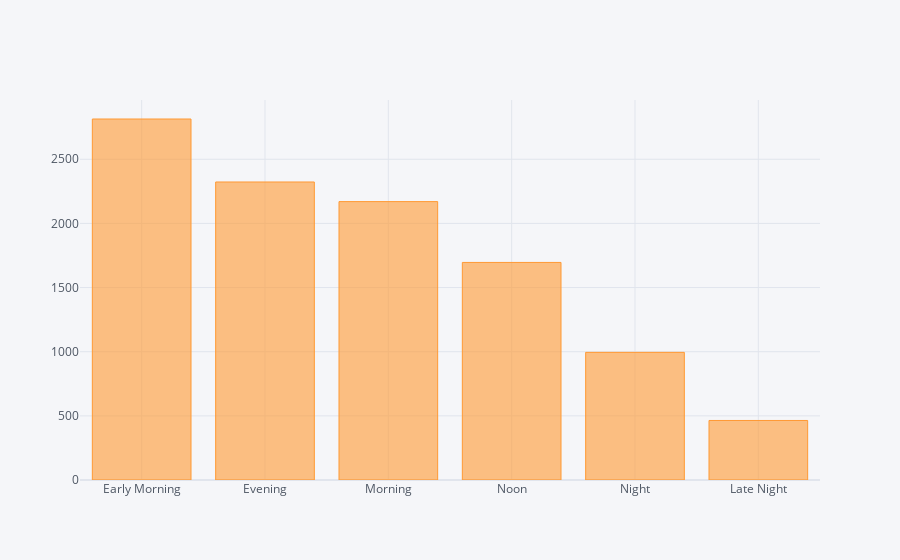

This figure's notebook cell:
### Code cell
data['Dep_Time_hour'].apply(flight_dep_time).value_counts().iplot(kind='bar')

### Figure 1 — Plotly figure (JSON) as saved in the notebook; plotly's stock layout.template omitted (floating-point values rounded to 4 significant figures)
{"data": [{"marker": {"color": "rgba(255, 153, 51, 0.6)", "line": {"color": "rgba(255, 153, 51, 1.0)", "width": 1}}, "name": "count", "orientation": "v", "text": "", "type": "bar", "x": ["Early Morning", "Evening", "Morning", "Noon", "Night", "Late Night"], "y": [2814, 2323, 2170, 1696, 995, 464]}], "layout": {"legend": {"bgcolor": "#F5F6F9", "font": {"color": "#4D5663"}}, "paper_bgcolor": "#F5F6F9", "plot_bgcolor": "#F5F6F9", "title": {"font": {"color": "#4D5663"}}, "xaxis": {"gridcolor": "#E1E5ED", "showgrid": true, "tickfont": {"color": "#4D5663"}, "title": {"font": {"color": "#4D5663"}, "text": ""}, "zerolinecolor": "#E1E5ED"}, "yaxis": {"gridcolor": "#E1E5ED", "showgrid": true, "tickfont": {"color": "#4D5663"}, "title": {"font": {"color": "#4D5663"}, "text": ""}, "zerolinecolor": "#E1E5ED"}}}
